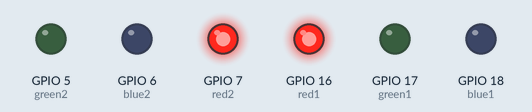
Recording of a program running on a simulated ESP32 board running MicroPython. Parts: output pins drawn as LEDs (lit = HIGH).

Above: at 0.5 s.
At 1.5 s:
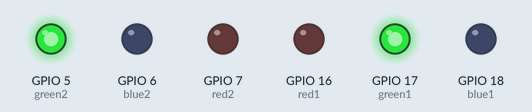
At 5.5 s:
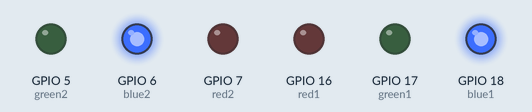
Timing chart, 0 to 6.9 s (numbered marks = the images above):
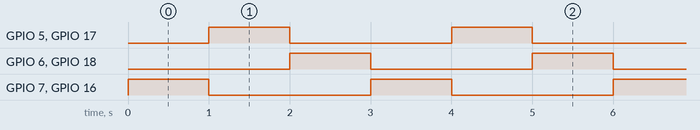

Measured:
- by itself, GPIO 5 (green2), GPIO 6 (blue2), GPIO 7 (red2), GPIO 16 (red1), GPIO 17 (green1), GPIO 18 (blue1): alternates HIGH for 1.0 s and LOW for 2.0 s
- by itself, everything shown: repeats every 3.0 s, in 3 steps

The program:

Augu_RGB.py
```python
from machine import Pin, PWM
import time

# Initialize RGB pins with PWM for LED 1
red1 = PWM(Pin(16, Pin.OUT), freq=1000)
green1 = PWM(Pin(17, Pin.OUT), freq=1000)
blue1 = PWM(Pin(18, Pin.OUT), freq=1000)

# Initialize RGB pins with PWM for LED 2
red2 = PWM(Pin(7, Pin.OUT), freq=1000)
green2 = PWM(Pin(5, Pin.OUT), freq=1000)
blue2 = PWM(Pin(6, Pin.OUT), freq=1000)

# Function to set color for both LEDs
def set_color(r, g, b):
    red1.duty(r)
    green1.duty(g)
    blue1.duty(b)
    red2.duty(r)
    green2.duty(g)
    blue2.duty(b)

# Example to cycle through some colors
def color_cycle():
    set_color(1023, 0, 0)  # Red
    time.sleep(1)
    set_color(0, 1023, 0)  # Green
    time.sleep(1)
    set_color(0, 0, 1023)  # Blue
    time.sleep(1)

# Run color cycle in a loop
while True:
    color_cycle()
```
